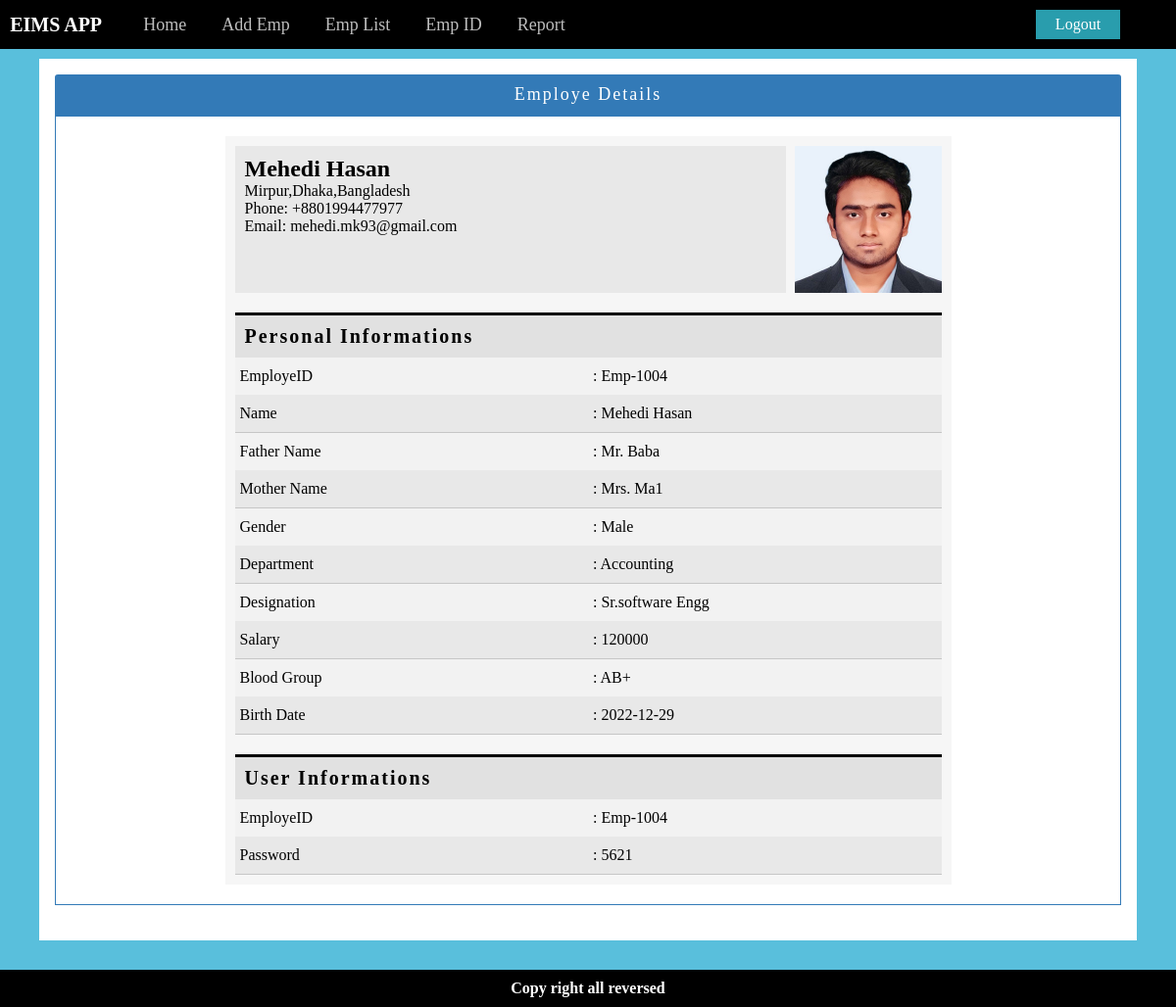
Screenshot of /details.php?details=42 (signed in) with the database file from the repository.
### tables this page shows
CREATE TABLE `employeinfo` (
  `id` int(11) NOT NULL,
  `employeid` varchar(30) NOT NULL,
  `name` varchar(30) NOT NULL,
  `fathername` varchar(30) NOT NULL,
  `mothername` varchar(30) NOT NULL,
  `phone` varchar(30) NOT NULL,
  `email` varchar(50) NOT NULL,
  `gender` varchar(30) NOT NULL,
  `address` varchar(50) NOT NULL,
  `birthdate` varchar(50) NOT NULL,
  `department` varchar(50) NOT NULL,
  `salary` varchar(50) NOT NULL,
  `designation` varchar(50) NOT NULL,
  `bloodgroup` varchar(30) NOT NULL,
  `image` varchar(200) NOT NULL,
  `barcode` varchar(300) NOT NULL
);

CREATE TABLE `employepassword` (
  `id` int(11) NOT NULL,
  `employeid` varchar(40) NOT NULL,
  `password` varchar(40) NOT NULL
);

### details.php (the view)
<?php include 'inc/dbAndSession.php'; ?>
<?php include 'inc/header.php'; ?>
<link rel="stylesheet" type="text/css" href="css/form.css">
	<div class="container">
		<section id="body-section-main">
			<div class="row">
				<div class="col-md-12">
					<div class="body-section">
						<div class="myfrom">
							<div class="panel">
								<div class="panel-header">Employe Details</div>
								<div class="panel-body">
									<div class="row">
										<div class="col-md-12">
											<div class="emp_details">
											<div class="row">
												<div class="col-md-12">
													<?php
														if (isset($_GET['details'])) {
									                        $i = $_GET['details'];
									                        $sql2 = "SELECT * FROM employeinfo WHERE id = '$i'";
									                        $run2 = mysqli_query($cn,$sql2);
									                        $row = mysqli_fetch_array($run2);
									                        $id = $row['employeid'];
									                         $sql4 = "SELECT * FROM employepassword WHERE employeid = '$id'";
									                        $run4 = mysqli_query($cn,$sql4);
									                        $rowTwo = mysqli_fetch_array($run4);
													 ?>
													<div class="info_header">
														<h2><?php echo $row['name']; ?></h2>
														<p><?php echo $row['address'] ?></p>
														<p>Phone: <?php echo $row['phone']; ?></p>
														<p>Email: <?php echo $row['email']; ?></p>
													</div>
													<div class="emp_details_img_box">
														<img src="images/<?php echo $row['image']; ?>">
													</div>
												</div>
											</div>
											<div class="row">
												<div class="col-md-12">
													<div class="info_heading">
														<h2>Personal Informations</h2>
													</div>
													<div class="info_body">
														<table id="table_1">
															<tbody>
																<tr>
																	<td>EmployeID</td>
																	<td>: <?php echo $row['employeid'] ?></td>
																</tr>
																<tr>
																	<td>Name</td>
																	<td>: <?php echo $row['name'] ?></td>
																</tr>
																<tr>
																	<td>Father Name</td>
																	<td>: <?php echo $row['fathername'] ?></td>
																</tr>
																<tr>
																	<td>Mother Name</td>
																	<td>: <?php echo $row['mothername'] ?></td>
																</tr>
																<tr>
																	<td>Gender</td>
																	<td>: <?php echo $row['gender'] ?></td>
																</tr>
																<tr>
																	<td>Department</td>
																	<td>: <?php echo $row['department'] ?></td>
																</tr>
																<tr>
																	<td>Designation</td>
																	<td>: <?php echo $row['designation'] ?></td>
																</tr>
																<tr>
																	<td>Salary</td>
																	<td>: <?php echo $row['salary'] ?></td>
																</tr>
																<tr>
																	<td>Blood Group</td>
																	<td>: <?php echo $row['bloodgroup'] ?></td>
																</tr>
																<tr>
																	<td>Birth Date</td>
																	<td>: <?php echo $row['birthdate'] ?></td>
																</tr>
															</tbody>
														</table>
													</div>
												</div>
											</div>
											<div class="row">
												<div class="col-md-12">
													<div class="info_heading">
														<h2>User Informations</h2>
													</div>
													<div class="info_body">
														<table id="table_1">
															<?php
																if ($rowTwo) {
															 ?>
															<tbody>
																<tr>
																	<td>EmployeID</td>
																	<td>: <?php echo $rowTwo['employeid'] ?></td>
																</tr>
																<tr>
																	<td>Password</td>
																	<td>: <?php echo $rowTwo['password'] ?></td>
																</tr>
															</tbody>
														<?php }else{echo "Data Not Found!..";} ?>
														</table>
													</div>
												</div>
											</div>
											<?php } ?>
										</div>
										</div>
									</div>
								</div>
							</div>
						</div>
					</div>
				</div>
			</div>
		</section>
	</div>
<?php include 'inc/footer.php'; ?>

### css/style.css (style rules this page uses)
body { background: #59BFDC !important; }
* { box-sizing: border-box; margin: 0px; }
.container { max-width: 1140px; margin: 0 auto; }
.row { width: 100%; }
.col-md-12 { width: 100%; }
[class*="col-md-"] { float: left; padding: 10px; }
.row::after { content: ''; clear: both; display: table; }
#body-section-main { min-height: 500px; }
table { caption-side: bottom; border-collapse: collapse; }
td { padding: 10px 5px; }
table tr:nth-child(even) { background-color: #00000021;border-top: 1px solid gray;border-bottom: 1px solid gray }
table tr:nth-child(odd) { background-color: #f2f2f2; }
.emp_details { width: 741px; margin: 0 auto; background: #80808012; }
.emp_details_img_box { max-width: 150px; float: right; height: 150px; }
.emp_details_img_box img { width: 100%; height: 100%; }
.info_header { float: left; background: #8080801f; width: 562px; height: 150px; padding: 10px; }
.info_heading h2 { background: #8080802e; border-top: 3px solid black; padding:10px; font-size: 20px; letter-spacing: 2px; }
#table_1 { width: 100% !important; text-align: left; }
#table_1 td { padding: 10px 5px; width: 20%; }
#table_1 tr:nth-child(even) { background-color: #0000000f; border-top: none; border-bottom: 1px solid #80808054; }
#table_1 tr:nth-child(odd) { background-color: #f2f2f2; }

### css/form.css (style rules this page uses)
.myfrom { background: white; width: 100%; padding: 15px; margin-bottom: 20px; }
.panel { margin-bottom: 20px; background-color: #fff; border: 1px solid transparent; border-radius: 4px; }
.panel-header { color: #fff; background-color: #337ab7; border-color: #337ab7; padding: 10px 15px; border-bottom: 1px solid transparent; border-top-left-radius: 3px; border-top-right-radius: 3px; text-align: center; font-size: 18px; letter-spacing: 2px; }
.panel-body { border: 1px solid #337ab7; padding: 10px; min-height: 400px; }

### rows the page displays
employeinfo: name "Mehedi Hasan", address "Mirpur,Dhaka,Bangladesh", phone "+8801994477977", email "mehedi.mk93@gmail.com", image (picture), employeid "Emp-1004", fathername "Mr. Baba", mothername "Mrs. Ma1", gender "Male", department "Accounting", designation "Sr.software Engg", salary "120000", bloodgroup "AB+", birthdate "2022-12-29"
employepassword: employeid "Emp-1004", password "5621"
